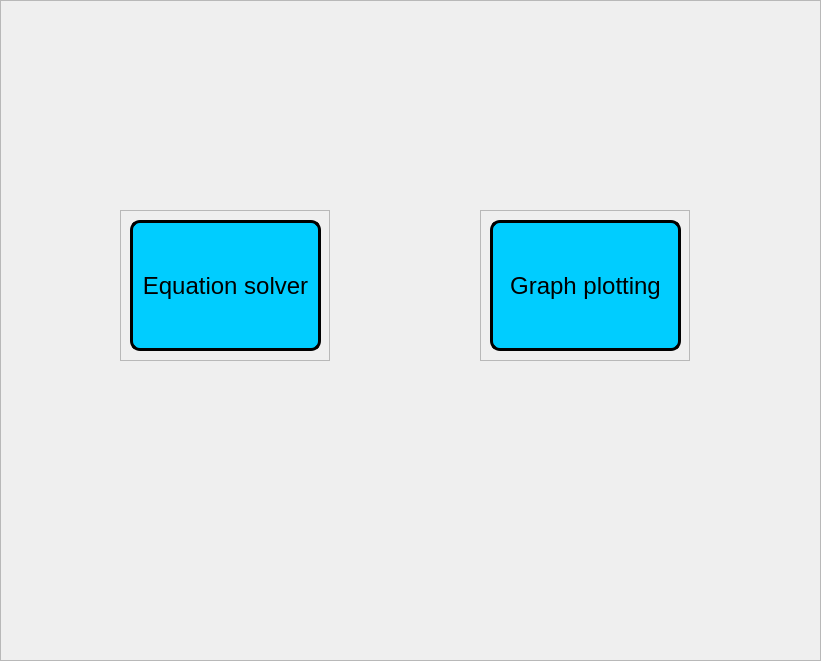
   <widget class="QFrame" name="algebra_window">
    <property name="enabled">
     <bool>true</bool>
    </property>
    <property name="geometry">
     <rect>
      <x>0</x>
      <y>0</y>
      <width>821</width>
      <height>661</height>
     </rect>
    </property>
    <property name="toolTip">
     <string/>
    </property>
    <property name="frameShape">
     <enum>QFrame::StyledPanel</enum>
    </property>
    <property name="frameShadow">
     <enum>QFrame::Raised</enum>
    </property>
    <widget class="QFrame" name="equ_solver_frame">
     <property name="geometry">
      <rect>
       <x>120</x>
       <y>210</y>
       <width>210</width>
       <height>151</height>
      </rect>
     </property>
     <property name="frameShape">
      <enum>QFrame::StyledPanel</enum>
     </property>
     <property name="frameShadow">
      <enum>QFrame::Raised</enum>
     </property>
     <widget class="QPushButton" name="equ_solver_button">
      <property name="geometry">
       <rect>
        <x>10</x>
        <y>10</y>
        <width>191</width>
        <height>131</height>
       </rect>
      </property>
      <property name="font">
       <font>
        <pointsize>18</pointsize>
       </font>
      </property>
      <property name="cursor">
       <cursorShape>PointingHandCursor</cursorShape>
      </property>
      <property name="styleSheet">
       <string notr="true">QPushButton {
	background-color: rgb(0, 205, 255);
	border-radius: 10px;
	border-width: 3px;
	border-color: black;
	border-style: solid;
}

QPushButton:pressed {
	background:rgb(0, 203, 14);
}</string>
      </property>
      <property name="text">
       <string>Equation solver</string>
      </property>
     </widget>
    </widget>
    <widget class="QFrame" name="graph_plotting_frame">
     <property name="geometry">
      <rect>
       <x>480</x>
       <y>210</y>
       <width>210</width>
       <height>151</height>
      </rect>
     </property>
     <property name="frameShape">
      <enum>QFrame::StyledPanel</enum>
     </property>
     <property name="frameShadow">
      <enum>QFrame::Raised</enum>
     </property>
     <widget class="QPushButton" name="graph_plotting_button">
      <property name="geometry">
       <rect>
        <x>10</x>
        <y>10</y>
        <width>191</width>
        <height>131</height>
       </rect>
      </property>
      <property name="font">
       <font>
        <pointsize>18</pointsize>
       </font>
      </property>
      <property name="cursor">
       <cursorShape>PointingHandCursor</cursorShape>
      </property>
      <property name="styleSheet">
       <string notr="true">QPushButton {
	background-color: rgb(0, 205, 255);
	border-radius: 10px;
	border-width: 3px;
	border-color: black;
	border-style: solid;
}

QPushButton:pressed {
	background:rgb(0, 203, 14);
}</string>
      </property>
      <property name="text">
       <string>Graph plotting</string>
      </property>
     </widget>
    </widget>
   </widget>
